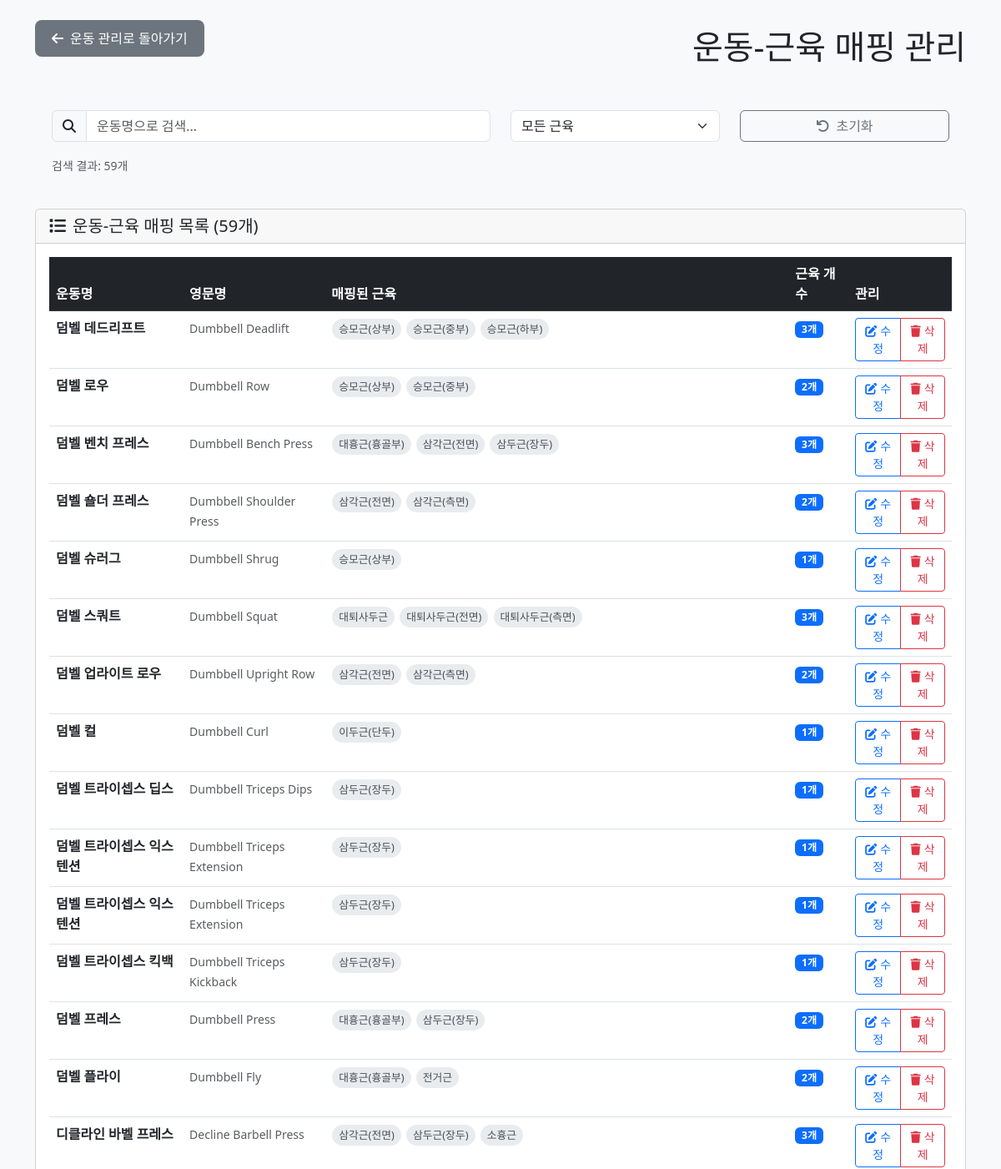
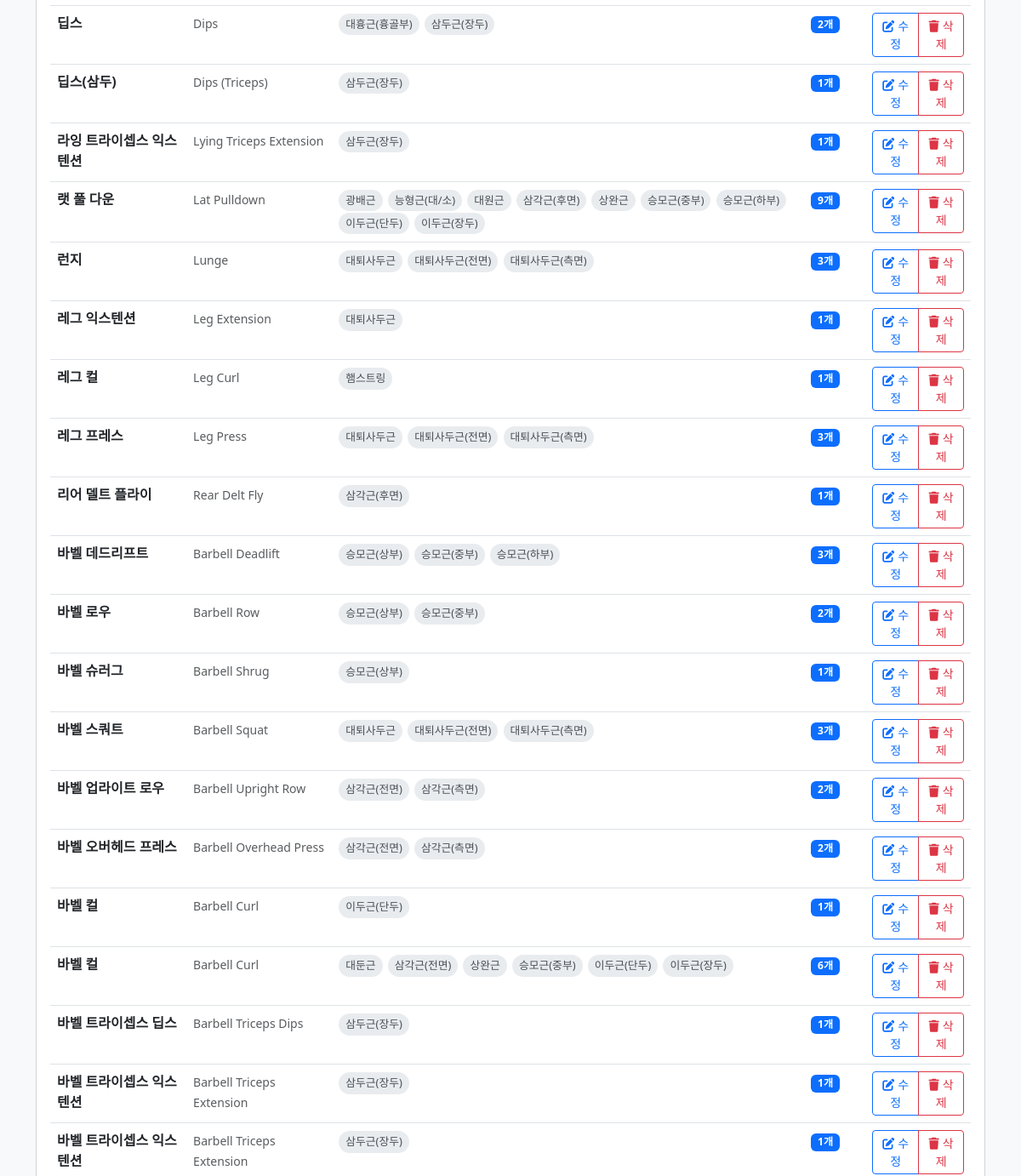
The page /admin/exercise_muscle_mapping.php (signed in, upper part) on the database as committed earlier (2 pictures, top to bottom).
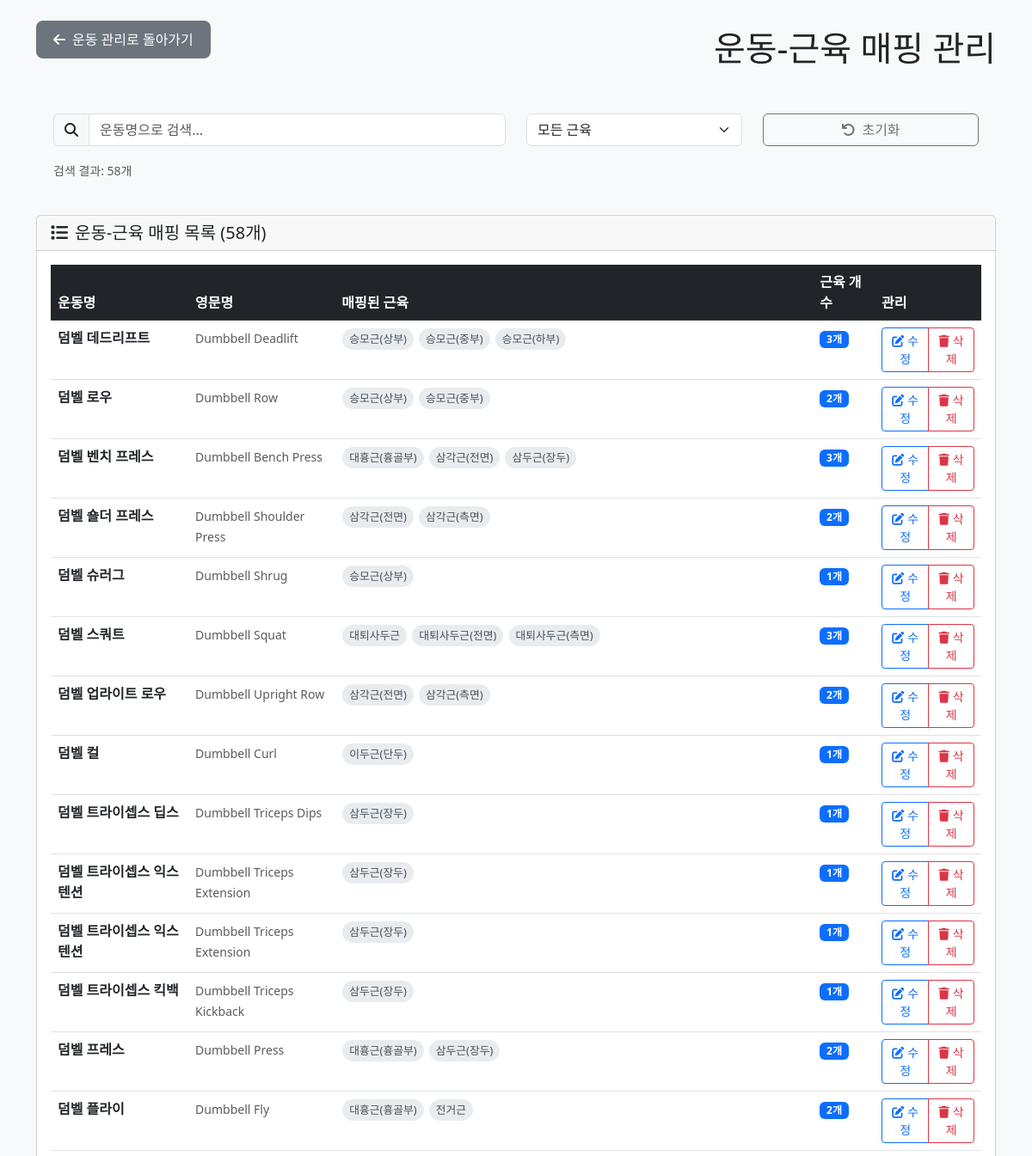
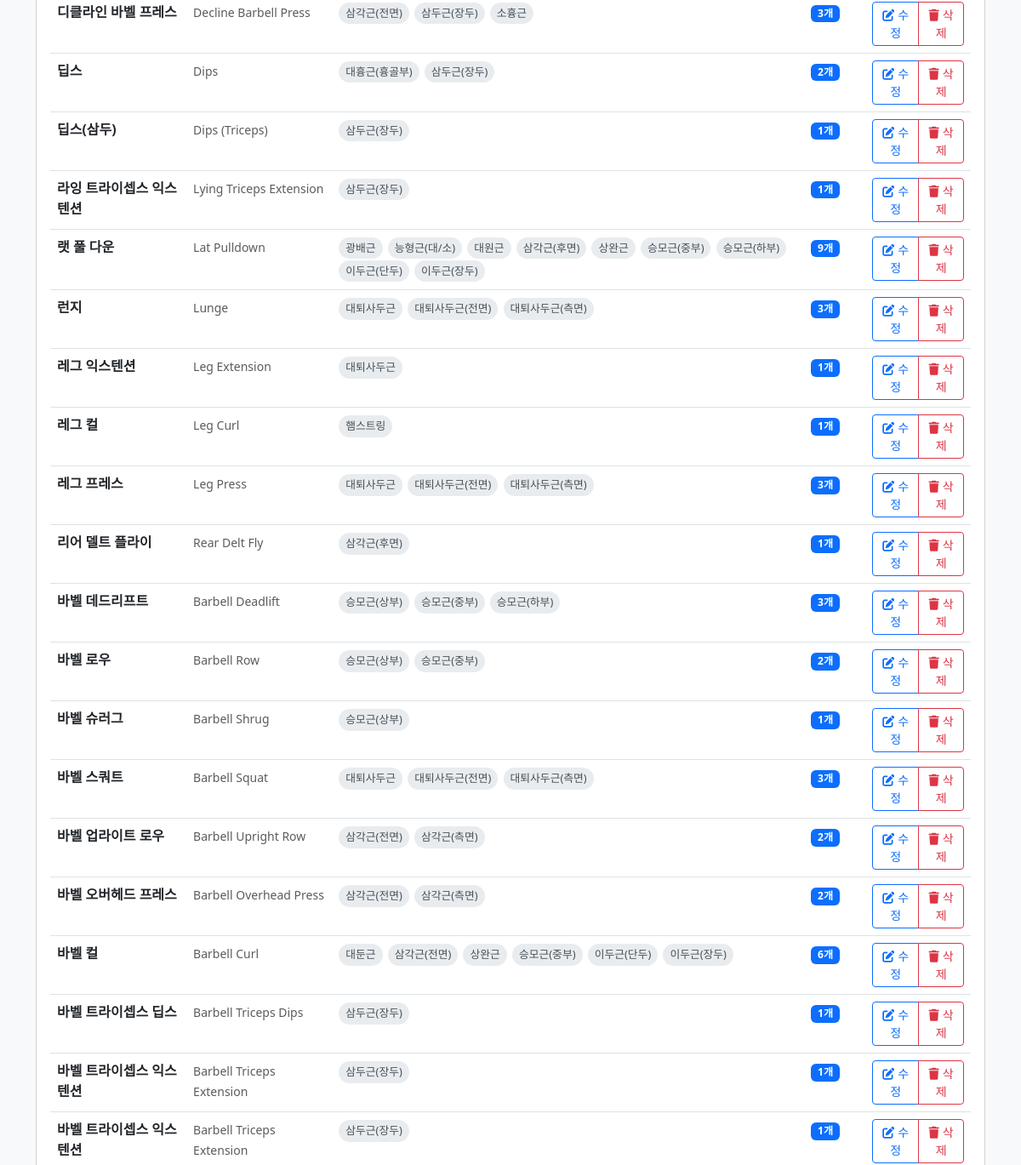
The same page on the database as committed later (2 pictures, top to bottom).
### tables this page shows
CREATE TABLE IF NOT EXISTS `m_exercise` (
  `ex_id` int(11) NOT NULL AUTO_INCREMENT,
  `name_kr` varchar(120) NOT NULL,
  `name_en` varchar(160) DEFAULT NULL,
  `equipment` varchar(60) DEFAULT NULL COMMENT 'Barbell/Dumbbell/Machine/Bodyweight',
  `equipment_kr` varchar(50) DEFAULT NULL COMMENT '장비명 (한글)',
  `angle` varchar(40) DEFAULT NULL COMMENT 'Flat/Incline/Decline 등',
  `angle_kr` varchar(50) DEFAULT NULL COMMENT '각도명 (한글)',
  `movement` varchar(40) DEFAULT NULL COMMENT 'Press/Pull/Extension/Curl 등',
  `movement_kr` varchar(50) DEFAULT NULL COMMENT '동작명 (한글)',
  `note` varchar(255) DEFAULT NULL,
  PRIMARY KEY (`ex_id`)
);

### admin/exercise_muscle_mapping.php (the view, shortened to what this page needs)
<?php
$pdo = getDB();
$exercises = [];
try {
    $stmt = $pdo->query("
        SELECT e.*,
               COUNT(em.muscle_code) as muscle_count,
               GROUP_CONCAT(DISTINCT m.name_kr ORDER BY m.name_kr SEPARATOR ', ') as muscle_names
        FROM m_exercise e
        LEFT JOIN m_exercise_muscle_target em ON e.ex_id = em.ex_id
        LEFT JOIN m_muscle m ON em.muscle_code = m.muscle_code
        GROUP BY e.ex_id
        ORDER BY e.name_kr
    ");
    $exercises = $stmt->fetchAll();
} catch (Exception $e) {
    $error = "운동 목록을 가져오는 중 오류가 발생했습니다: " . $e->getMessage();
}
?>
<!DOCTYPE html>
<html lang="ko">
<head>
    <link href="https://cdn.jsdelivr.net/npm/bootstrap@5.3.0/dist/css/bootstrap.min.css" rel="stylesheet">
    <link rel="stylesheet" href="https://cdnjs.cloudflare.com/ajax/libs/font-awesome/6.4.0/css/all.min.css">
</head>
<body class="bg-light">
    <div class="container mt-4">
        <div class="d-flex justify-content-between align-items-center mb-4">
            <a href="exercise_management.php" class="back-btn">
                <i class="fas fa-arrow-left me-2"></i>운동 관리로 돌아가기
            </a>
            <h1 class="mb-0">
                <i class="fas fa-muscle me-3"></i>운동-근육 매핑 관리
            </h1>
        </div>
        <div class="search-section">
            <div class="row">
                <div class="col-md-6">
                    <div class="input-group">
                        <span class="input-group-text"><i class="fas fa-search"></i></span>
                        <input type="text" class="form-control" id="searchInput" placeholder="운동명으로 검색...">
                    </div>
                </div>
                <div class="col-md-3">
                    <select class="form-select" id="muscleFilter">
                        <option value="">모든 근육</option>
                    </select>
                </div>
                <div class="col-md-3">
                    <button type="button" class="btn btn-outline-secondary w-100" onclick="resetFilters()">
                        <i class="fas fa-undo me-2"></i>초기화
                    </button>
                </div>
            </div>
            <div class="row mt-3">
                <div class="col-12">
                    <small class="text-muted">
                        검색 결과: <span id="resultCount"><?= count($exercises) ?></span>개
                    </small>
                </div>
            </div>
        </div>
        <div class="card">
            <div class="card-header">
                <h5 class="mb-0">
                    <i class="fas fa-list me-2"></i>운동-근육 매핑 목록 (<?= count($exercises) ?>개)
                </h5>
            </div>
            <div class="card-body">
                <div class="table-responsive">
                    <table class="table table-hover" id="exerciseTable">
                        <thead class="table-dark">
                            <tr>
                                <th>운동명</th>
                                <th>영문명</th>
                                <th>매핑된 근육</th>
                                <th>근육 개수</th>
                                <th>관리</th>
                            </tr>
                        </thead>
                        <tbody>
                            <?php foreach ($exercises as $exercise): ?>
                                <tr class="exercise-item"
                                    data-exercise-name="<?= htmlspecialchars($exercise['name_kr']) ?>"
                                    data-muscle-names="<?= htmlspecialchars($exercise['muscle_names'] ?? '') ?>">
                                    <td>
                                        <strong><?= htmlspecialchars($exercise['name_kr']) ?></strong>
                                    </td>
                                    <td>
                                        <small class="text-muted"><?= htmlspecialchars($exercise['name_en'] ?? '') ?></small>
                                    </td>
                                    <td>
                                        <?php if ($exercise['muscle_names']): ?>
                                            <div class="muscle-list">
                                                <?php
                                                $muscleArray = explode(', ', $exercise['muscle_names']);
                                                foreach ($muscleArray as $muscleName):
                                                ?>
                                                    <span class="muscle-badge"><?= htmlspecialchars(trim($muscleName)) ?></span>
                                                <?php endforeach; ?>
                                            </div>
                                        <?php else: ?>
                                            <span class="text-muted">매핑된 근육 없음</span>
                                        <?php endif; ?>
                                    </td>
                                    <td>
                                        <span class="badge bg-primary"><?= $exercise['muscle_count'] ?>개</span>
                                    </td>
                                    <td>
                                        <div class="btn-group" role="group">
                                            <button type="button" class="btn btn-sm btn-outline-primary"
                                                    onclick="editMapping(<?= $exercise['ex_id'] ?>, '<?= htmlspecialchars($exercise['name_kr']) ?>')">
                                                <i class="fas fa-edit me-1"></i>수정
                                            </button>
                                            <?php if ($exercise['muscle_count'] > 0): ?>
                                                <button type="button" class="btn btn-sm btn-outline-danger"
                                                        onclick="deleteMapping(<?= $exercise['ex_id'] ?>, '<?= htmlspecialchars($exercise['name_kr']) ?>')">
                                                    <i class="fas fa-trash me-1"></i>삭제
                                                </button>
                                            <?php endif; ?>
                                        </div>
                                    </td>
                                </tr>
                            <?php endforeach; ?>
                        </tbody>
                    </table>
                </div>
            </div>
        </div>
    </div>
</body>
</html>

### admin/exercise_muscle_mapping.php (style rules this page uses)
.muscle-badge { background: #e9ecef; color: #495057; padding: 3px 8px; border-radius: 15px; margin: 1px; display: inline-block; font-size: 0.8em; }
.back-btn { background: #6c757d; border: none; padding: 10px 20px; border-radius: 8px; color: white; text-decoration: none; display: inline-block; margin-bottom: 20px; }
.search-section { background: #f8f9fa; border-radius: 15px; padding: 20px; margin-bottom: 20px; }

Rows that differ between the two databases and show on the page:
removed m_exercise: name_kr "바벨 컬", name_en "Barbell Curl", muscleName "이두근(단두)", muscle_count "1"
Other text that changed with them:
count($exercises): "59" → "58"
